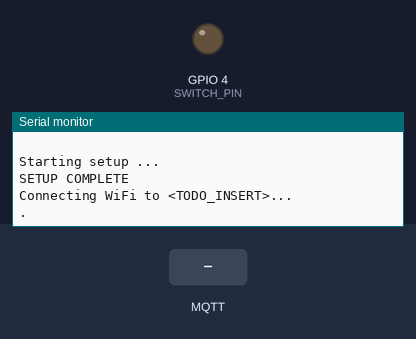
A sketch run on a simulated ESP8266 (NodeMCU). On the bench: output pins drawn as LEDs (lit = HIGH), the last lines printed to the serial monitor. The inputs (shaded band) are chosen by the test bench. No MQTT or app messages arrive unless stated.

Above: at 1.4 s.
1.5 s: MQTT message "5" arrives on the first subscribed topic
At 3.5 s:
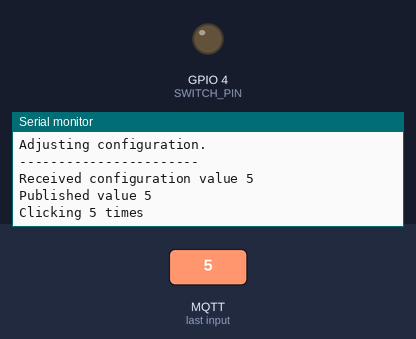
4.3 s: MQTT message "on" arrives on the first subscribed topic
At 4.78 s:
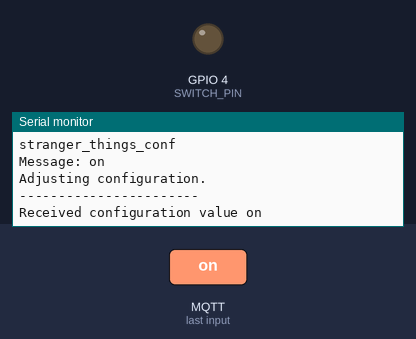

The sketch:

stranger_things.ino
```cpp
#include <PubSubClient.h>

const char* SKETCH_VERSION = "1.3";

const char* BROKER_TOPIC = "stranger_things";
const int SWITCH_PIN  = 4;  // (=GPIO4, D2)
unsigned int STATUS_REPORT_FREQUENCY = 600;

int clicks = 0;
int lastCommand = 0;
unsigned int loopCount = STATUS_REPORT_FREQUENCY;

// Runs before AllSketches.h is included, so SERIAL_PRINT does not exist yet.
void sketch_callback(String stringValue) {
  Serial.println(String("Received configuration value ") + stringValue);
  int newCommand = stringValue.toInt();
  if(newCommand > 8) {
    return;
  }

  if(newCommand == 0) {
    clicks = (9 - lastCommand) % 9;
  } else if(newCommand > lastCommand) {
    clicks = newCommand - lastCommand;
  } else if (newCommand < lastCommand) {
    clicks = 9 - lastCommand + newCommand;
  }

  lastCommand = newCommand;
}

#include <MyWiFi.h>
#include <AllSketches.h>

ADC_MODE(ADC_VCC);

WiFiClient* client = create_wifi_client();
PubSubClient psclient(MQTT_SERVER, MQTT_PORT, callback, *client);

void reportStatus(PubSubClient& psclient, int value) {
  float volt = ESP.getVcc();
  StringSumHelper message = String("{\"command\":\"") + value + "\", \"volt\":" + volt + ",\"version\":\"" + SKETCH_VERSION + "\", \"chip\":\"" + CHIP_ID + "\"}";
  psclient.publish(BROKER_TOPIC_NODE.c_str(), message.c_str());
  SERIAL_PRINT(String("Published value ") + value);
}

void emulateButton(int times) {
  for(int i = 0; i < times; ++i) {
    pinMode(SWITCH_PIN, OUTPUT);
    digitalWrite(SWITCH_PIN, LOW);
    delay(100);
    pinMode(SWITCH_PIN, INPUT);
    delay(100);
  }
}

void setup(void) {
  pinMode(SWITCH_PIN, INPUT);

  serial_init();
  SERIAL_PRINT("SETUP COMPLETE");
  delay(50);
}

void loop() {

  if(wifi_start()) {
    if (mqtt_connect(psclient, true)) {
      mqtt_loop(psclient);
      delay(20);

      if(clicks != 0) {
        // send ack to server
        reportStatus(psclient, lastCommand);

        SERIAL_PRINT(String("Clicking ") + clicks + " times");
        emulateButton(clicks);
        clicks = 0;
      }

      loopCount++;
      if(loopCount > STATUS_REPORT_FREQUENCY) {
        SERIAL_PRINT("sending regular status message");
        reportStatus(psclient, lastCommand);
        loopCount = 0;
      }
    }
  }

  delay(250);
}
```

Measured:
- after the input at 1.5 s, the serial monitor: prints a new line after 1.0 s (image 1)
- after the input at 4.3 s, the serial monitor: prints a new line after 0.29 s (image 2)
